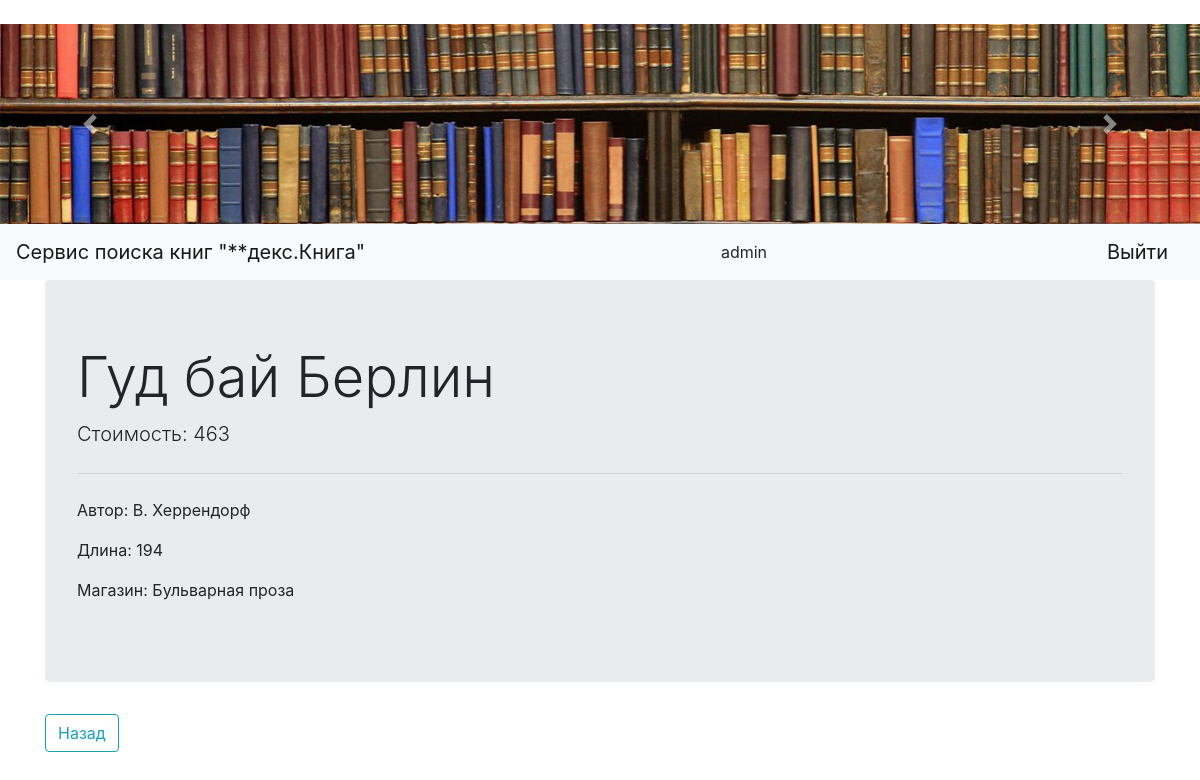
Page /book/6 (signed in) on the committed database.
### tables this page shows
CREATE TABLE books 
                            (book_id INTEGER PRIMARY KEY AUTOINCREMENT, 
                             model VARCHAR(20),
                             price INTEGER,
                             power INTEGER,
                             color VARCHAR(20),
                             dealer INTEGER
                        );

CREATE TABLE dealers 
                            (dealer_id INTEGER PRIMARY KEY AUTOINCREMENT, 
                             name VARCHAR(20),
                             address VARCHAR(128)
                        );

### index.py (the view)
@app.route('/book/<int:book_id>', methods=['GET'])
def book(book_id):
    if 'username' not in session:
        return redirect('/login')
    '''if session['username'] != 'admin':
        return redirect(url_for('index'))'''
    book = BooksModel(db.get_connection()).get(book_id)
    dealer = DealersModel(db.get_connection()).get(book[5])
    return render_template('book_info.html',
                           username=session['username'],
                           title='Просмотр книг',
                           book=book,
                           dealer=dealer[1])

### db.py (called while the page is built)
    def get_connection(self):
        return self.conn

### models.py (called while the page is built)
    def get(self, dealer_id):
        cursor = self.connection.cursor()
        cursor.execute("SELECT * FROM dealers WHERE dealer_id = ?", (str(dealer_id)))
        row = cursor.fetchone()
        return row

    def get(self, book_id):
        cursor = self.connection.cursor()
        cursor.execute("SELECT * FROM books WHERE book_id = ?", (str(book_id)))
        row = cursor.fetchone()
        return row

### templates/book_info.html
﻿{% extends "base.html" %}
{% block content %}
        <div class="jumbotron">
          <h1 class="display-4">{{ book[1] }}</h1>
          <p class="lead">Стоимость: {{ book[2] }}</p>
          <hr class="my-4">
          <p>Автор: {{ book[3] }}</p>
          <p>Длина: {{ book[4] }}</p>
            <p>Магазин: {{ dealer }}</p>
        </div>
        <a href="/index"> <button type="button" class="btn btn-outline-info">Назад</button></a>
{% endblock %}

### rows in the picture
books: model "Гуд бай Берлин", price "463", power "В. Херрендорф", color "194"
dealers: name "Бульварная проза"

### other values in the picture
{{ username }} "admin"
